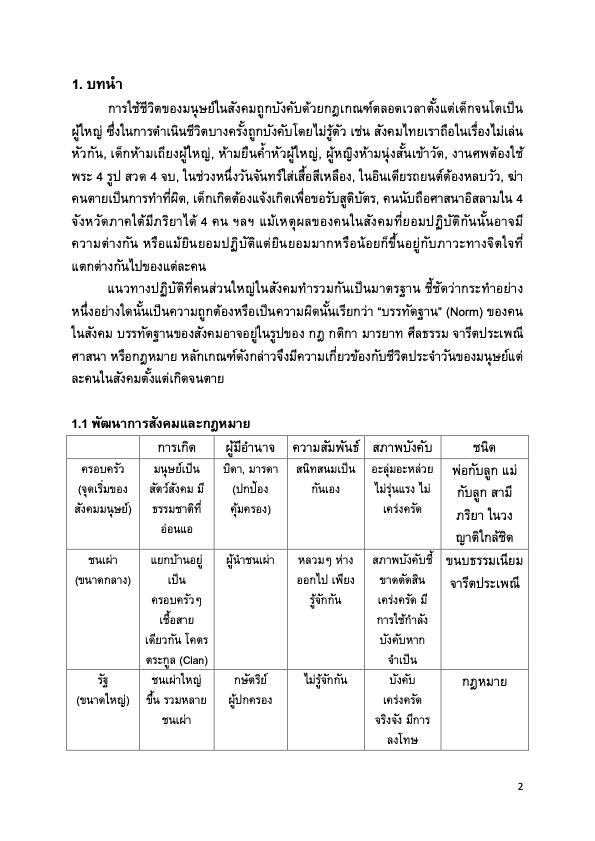
#> input picture evolution-ocr/era-1/law_1.jpg, 595 x 841 px
$ python localization.py
#> lines starting #> are read from the running program, lines starting #| are printed output that depends on the picture; after the words box and inside, x2 and y2 are one past the last pixel; in counts of white or black regions, pixels touching at a corner belong together
import cv2

def extract_text_contours(image_path):

    # Read image
#> called with image_path = 'law_1.jpg'
    image = cv2.imread(image_path)
#> image is the input picture: shape (841, 595, 3); min 0, max 255, mean 240.7
    gray = cv2.cvtColor(image, cv2.COLOR_BGR2GRAY)

    # Threshold
    _, thresh = cv2.threshold(gray, 0, 255, cv2.THRESH_BINARY_INV + cv2.THRESH_OTSU)
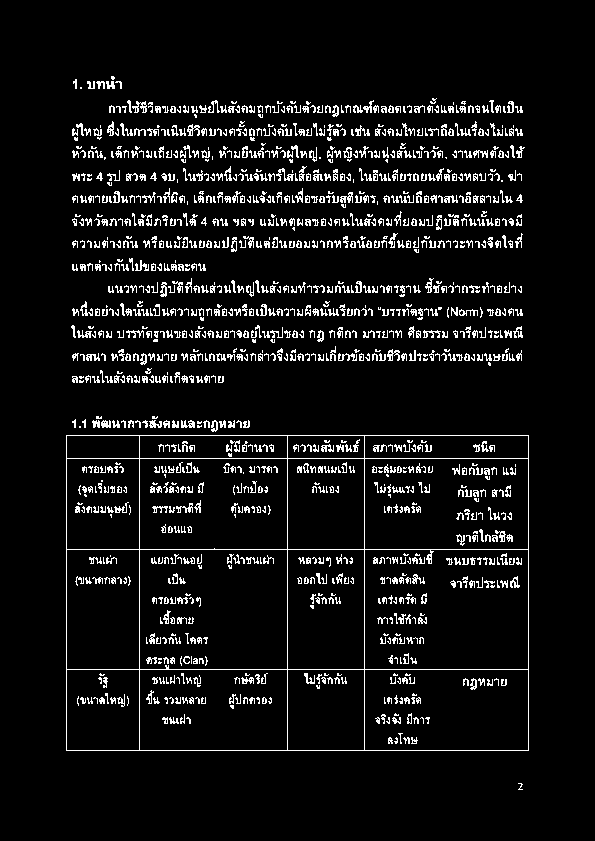
#> thresh: shape (841, 595); 7.2% white in thin lines or dots, all inside (x1, y1, x2, y2) = (66, 76, 529, 790)

    # Morphological operations
    kernel = cv2.getStructuringElement(cv2.MORPH_RECT, (3, 3))
    dilated = cv2.dilate(thresh, kernel, iterations=1)
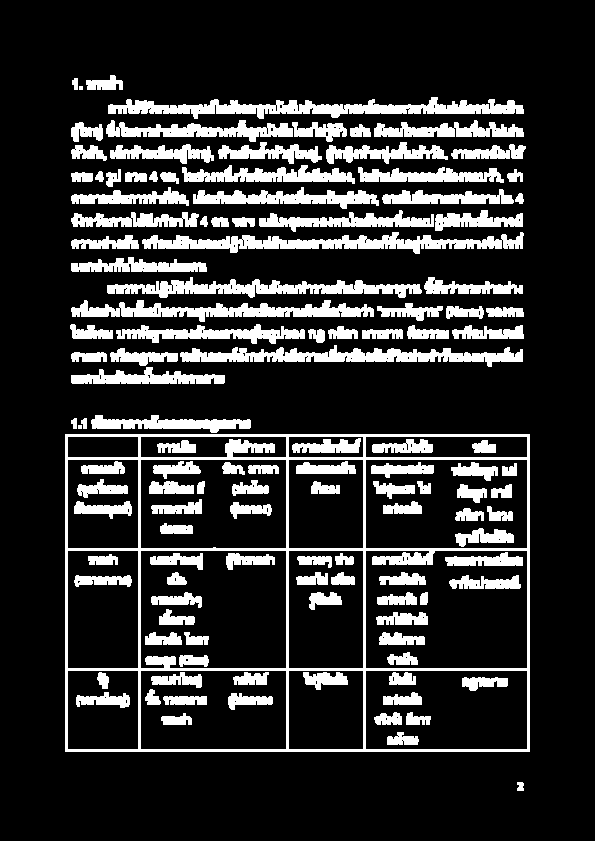
#> dilated: shape (841, 595); 18.1% white; 126 white regions (2 under 20 px)

    # Erode to remove noise
    kernel = cv2.getStructuringElement(cv2.MORPH_RECT, (1, 1))
    erode = cv2.erode(thresh, kernel, iterations=1)

    # Save intermediate result
    cv2.imwrite("erode_image.jpg", erode)
    cv2.imwrite("dilated_image.jpg", dilated)

    # Find contours
    contours, _ = cv2.findContours(dilated, cv2.RETR_EXTERNAL, cv2.CHAIN_APPROX_SIMPLE)
#> contours = 59 contours, 2 with area under 20; largest, box (x1, y1, x2, y2) and area: (65, 434, 530, 752) 147088, (108, 97, 524, 119) 3664, (142, 232, 524, 254) 3310, (180, 345, 523, 367) 2970, (107, 277, 422, 298) 2642

    # Extract text regions
    for i, contour in enumerate(contours):
        area = cv2.contourArea(contour)
        if area > 10:  # Filter small contours
            x, y, w, h = cv2.boundingRect(contour)

            # Draw rectangle on original
            cv2.rectangle(image, (x, y), (x+w, y+h), (0, 255, 0), 2)
#> this loop made 59 passes
#> (contour, area, x, y, w, h) on pass 2: ([[65, 434], [65, 751], [529, 751], [529, 434]], 147088, 65, 434, 465, 318)
#> (area, x, y, w, h) on passes 1, 4, 5, 6, 7, 8: (40, 517, 782, 7, 9), (36.5, 81, 418, 6, 11), (36.5, 71, 418, 6, 11), (1357, 91, 415, 160, 18), (1322.5, 71, 367, 154, 17), (251.5, 71, 352, 36, 10)
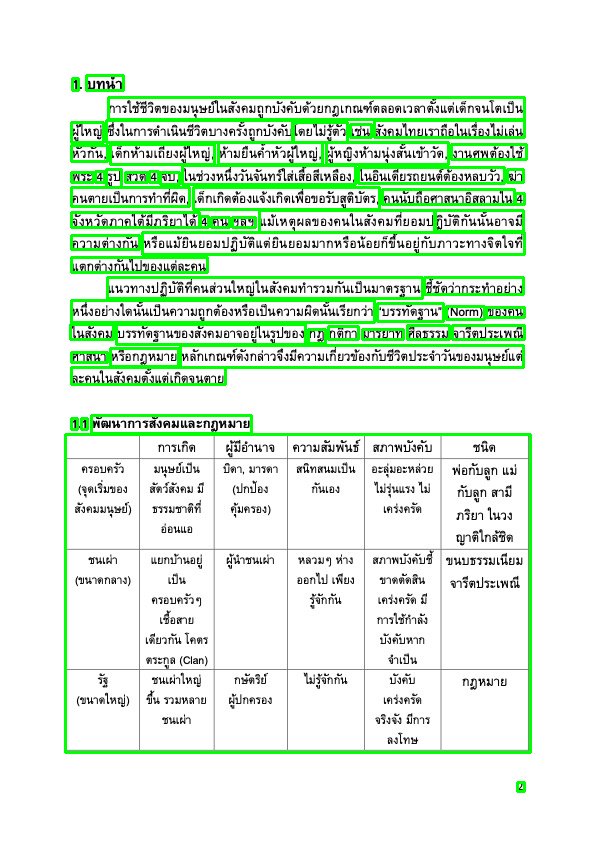
#> image: shape (841, 595, 3); 7.5% of pixels changed, all inside (x1, y1, x2, y2) = (64, 74, 532, 793)

    # Save result
    cv2.imwrite("contours_result.jpg", image)

# Usage
extract_text_contours("law_1.jpg")

$ run again, with evolution-ocr/era-1/Hello_World.jpg copied over evolution-ocr/era-1/law_1.jpg
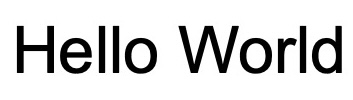
#> input picture evolution-ocr/era-1/Hello_World.jpg, 353 x 100 px
#> in extract_text_contours, image is the input picture: shape (100, 353, 3); min 0, max 255, mean 215.4
#> in extract_text_contours, `_, thresh = cv2.threshold(gray, 0, 255, cv2.THRESH_BINARY_INV + cv2.TH..`:
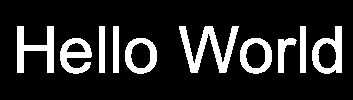
#> thresh: shape (100, 353); 15.6% white; 10 white regions, largest, box (x1, y1, x2, y2) and area: (179, 26, 239, 73) 1109, (17, 26, 54, 73) 796, (312, 26, 342, 74) 688
#> dilated: shape (100, 353); 21.5% white; 10 white regions
#> contours = 10 contours; largest, box (x1, y1, x2, y2) and area: (178, 25, 240, 74) 1377, (311, 25, 343, 75) 1135, (124, 37, 158, 75) 1031, (239, 37, 273, 75) 1030, (16, 25, 55, 74) 924
#> the loop in extract_text_contours, `for i, contour in enumerate(contours):` made 10 passes
#> (contour, area, x, y, w, h) on passes 6, 8, 9: ([[299, 25], [299, 73], [306, 73], [306, 25]], 336, 299, 25, 8, 49), ([[112, 25], [112, 73], [119, 73], [119, 25]], 336, 112, 25, 8, 49), ([[98, 25], [98, 73], [105, 73], [105, 25]], 336, 98, 25, 8, 49)
#> after the loop in extract_text_contours, `for i, contour in enumerate(contours):`:
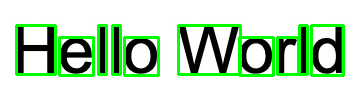
#> image: shape (100, 353, 3); 11.76% of pixels changed, all inside (x1, y1, x2, y2) = (15, 24, 345, 77)
